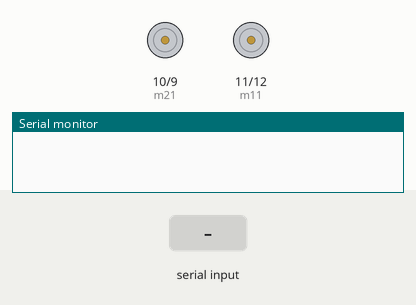
This sketch was run on a simulated Arduino Uno, built with avr-gcc and run on an emulated ATmega328P. Parts: motor-driver pin pairs drawn as motors (green arrow = first pin HIGH = forward, orange = second pin HIGH = backward, longer = more drive), the last lines printed to the serial monitor. The test bench sets the inputs (shaded band).

Above: at 1.2 s.
1.3 s: "F" received over Serial
At 2.6 s:
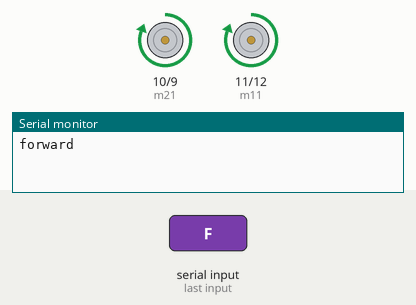
Timing chart, 0 to 4.3 s (numbered marks = the images above; inputs shaded):
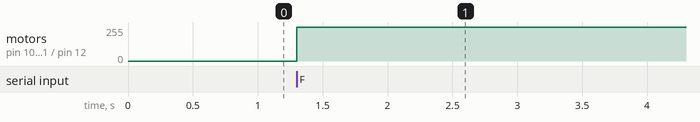

The sketch:

Forward.ino
```cpp
#define m11 11 // M1a
#define m12 12 // M1b

#define m21 10 // M2a
#define m22 9 // M2b

char data;

void forward()
{
digitalWrite(m11, HIGH);
digitalWrite(m12, LOW);
digitalWrite(m21, HIGH);
digitalWrite(m22, LOW);

}
void setup() {
  // put your setup code here, to run once:
Serial.begin(9600);
pinMode(m11, OUTPUT);
pinMode(m12, OUTPUT);
pinMode(m21, OUTPUT);
pinMode(m22, OUTPUT);
}

void loop() {
  // put your main code here, to run repeatedly:
while(Serial.available())
{
  char data = Serial.read();

if(data =='F') // forward
{
Serial.println("forward");
forward();
}
}
}
```

Measured:
- after the input at 1.3 s, motor on pin 10 (m21) / pin 9 (m22), motor on pin 11 (m11) / pin 12 (m12): stopped → forward 255/255 at once
